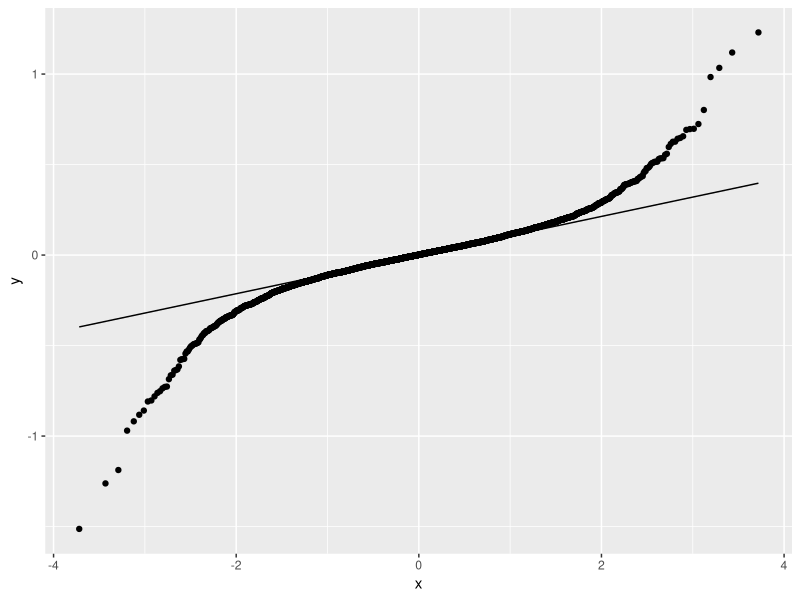
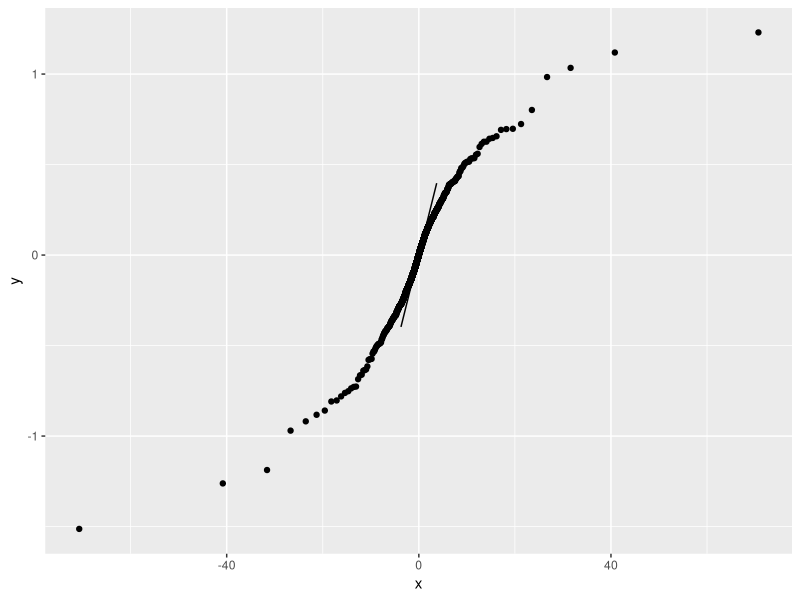
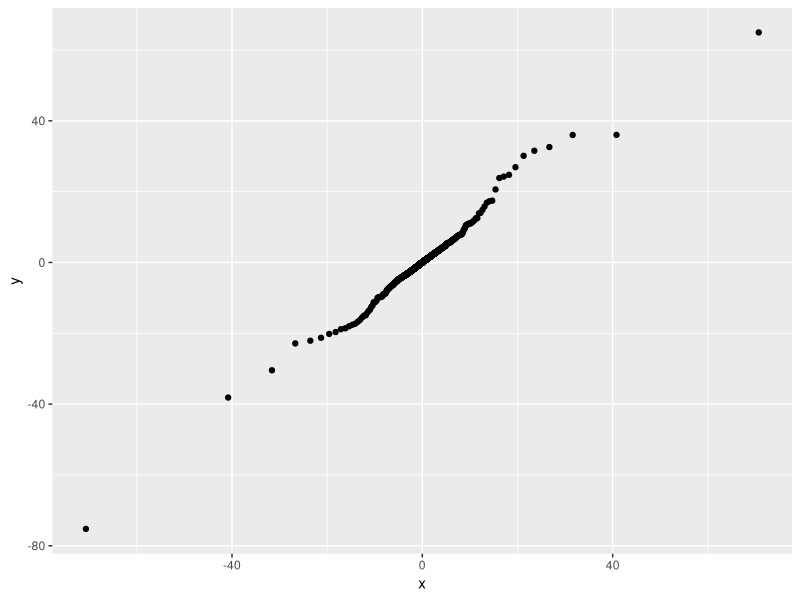
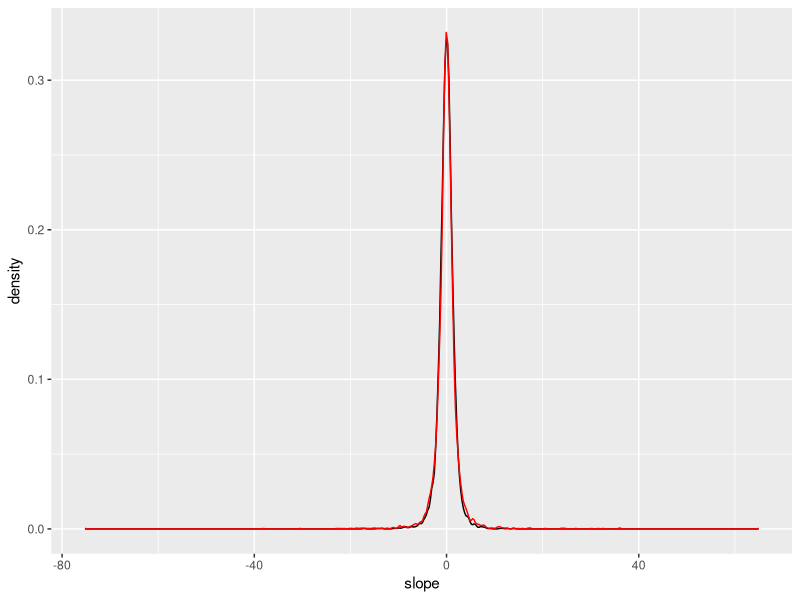
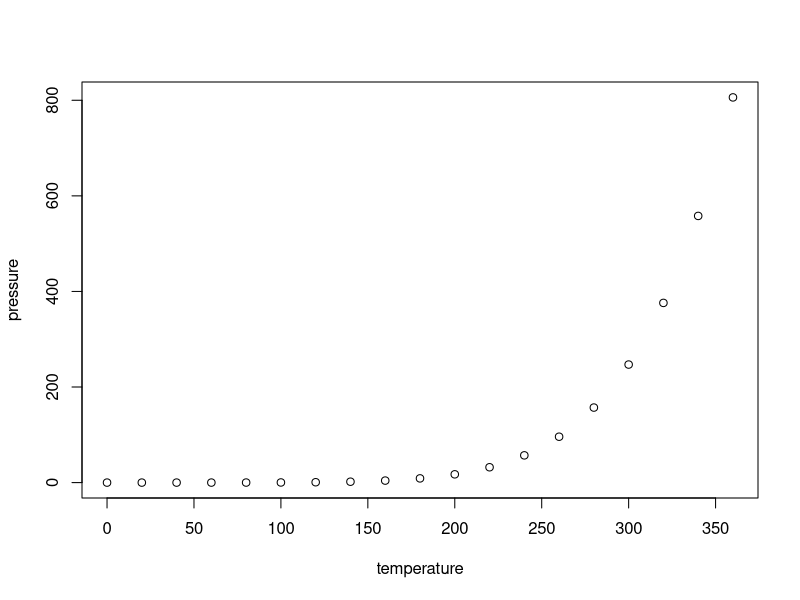

Here is the R script that generated these plots, in order:
## ---- chunk 1
knitr::opts_chunk$set(echo = TRUE)
## ---- chunk 2
library(tidyverse)
N <- 4
intercept <- 0
slope <- 0

x <- runif(N, -10, 10)
y <- intercept + slope * x + rnorm(N, 0, 1)
se <- 0

coefs <- matrix(NA, 5000, 2)
for (i in 1:5000){
x <- runif(N, -10, 10)
y <- intercept + slope * x + rnorm(N, 0, 1)
coefs[i, ] <- lm(y ~ x) %>% 
      coef()
se_ <- lm(y ~ x) %>% summary() %>% coef()
se[i] <- se_[2, 2]
    
}

t <- coefs/se

df <- data.frame(y = coefs[,2])
p <- ggplot(df, aes(sample = y) )
p + stat_qq() + stat_qq_line()

df <- data.frame(y = coefs[,2])
p <- ggplot(df, aes(sample = y))
p + stat_qq(, distribution = qt, dparams = list(df = N-2 )) + stat_qq_line()


df <- data.frame(y = t[,2])
p <- ggplot(df, aes(sample = y))
p + stat_qq(, distribution = qt, dparams = list(df = N-2 )) + stat_qq_line()


tibble(slope = coefs[,2]/median(se), intercept = coefs[,1], t = t[,2]) %>% 
  ggplot(aes(x = slope, y = ..density..)) +
  geom_density() +
  geom_density(aes(x = t, y = ..density..), col = "red")



## ---- chunk 3
plot(pressure)
